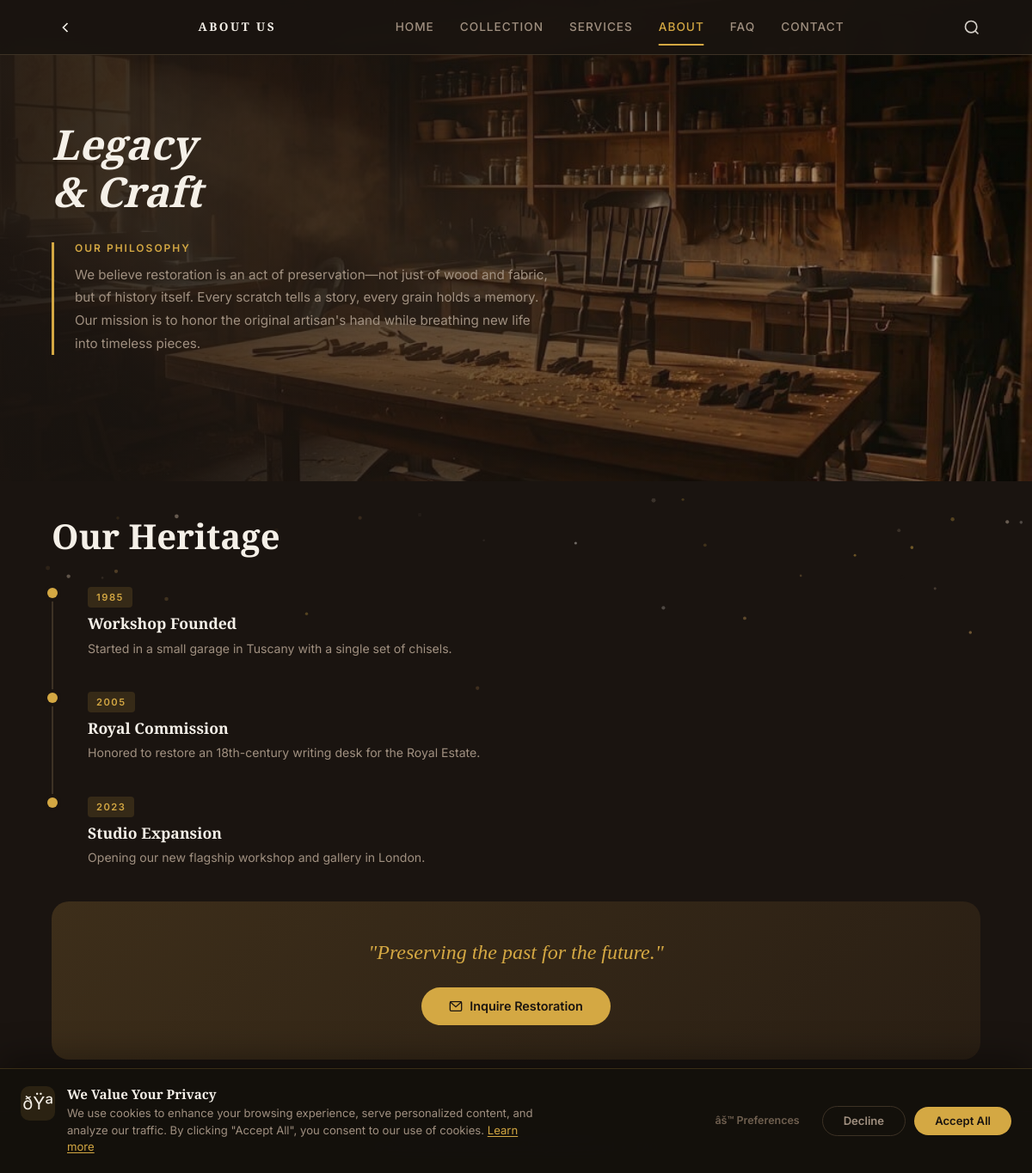
Page /about.php on the committed database.
### tables this page shows
CREATE TABLE IF NOT EXISTS `site_settings` (
    `id` INT AUTO_INCREMENT PRIMARY KEY,
    `setting_key` VARCHAR(100) NOT NULL UNIQUE,
    `setting_value` TEXT
);

CREATE TABLE IF NOT EXISTS `timeline_events` (
    `id` INT AUTO_INCREMENT PRIMARY KEY,
    `year` VARCHAR(10) NOT NULL,
    `title` VARCHAR(255) NOT NULL,
    `description` TEXT NOT NULL,
    `display_order` INT NOT NULL DEFAULT 0,
    `created_at` DATETIME DEFAULT CURRENT_TIMESTAMP
);

### config/database.php (called while the page is built, shortened)
<?php
function getDB() {
    static $pdo = null;
    if ($pdo === null) {
        $dsn = "mysql:host=" . DB_HOST . ";port=" . DB_PORT . ";dbname=" . DB_NAME . ";charset=" . DB_CHARSET;
        $options = [
            PDO::ATTR_ERRMODE            => PDO::ERRMODE_EXCEPTION,
            PDO::ATTR_DEFAULT_FETCH_MODE => PDO::FETCH_ASSOC,
            PDO::ATTR_EMULATE_PREPARES   => false,
        ];
        try {
            $pdo = new PDO($dsn, DB_USER, DB_PASS, $options);
        } catch (PDOException $e) {
            error_log("Antique Workshop DB Error: " . $e->getMessage());
            die("Database connection failed. Please make sure MySQL is running and the database has been set up.");
        }
        try {
            $pdo->exec("UPDATE `gallery_items` SET `image_path` = REPLACE(`image_path`, '.png', '.jpg') WHERE `image_path` LIKE '%.png'");
            $pdo->exec("UPDATE `services` SET `image_path` = REPLACE(`image_path`, '.png', '.jpg') WHERE `image_path` LIKE '%.png'");
        } catch (Exception $e) {
        }
        try {
            $pdo->exec("UPDATE `site_settings` SET `setting_value` = 'abdulla257893989@gmail.com' WHERE `setting_key` = 'email' AND `setting_value` = 'hello@antiqueworkshop.com'");
            $pdo->exec("UPDATE `site_settings` SET `setting_value` = 'Sargodha' WHERE `setting_key` = 'address_line1' AND `setting_value` = '123 Heritage Lane'");
            $pdo->exec("UPDATE `site_settings` SET `setting_value` = 'Punjab, Pakistan' WHERE `setting_key` = 'address_line2' AND `setting_value` = 'Craftsmanship City, CA 90210'");
            $pdo->exec("UPDATE `site_settings` SET `setting_value` = '' WHERE `setting_key` = 'phone' AND `setting_value` != ''");
            $pdo->exec("UPDATE `site_settings` SET `setting_value` = 'https://www.openstreetmap.org/export/embed.html?bbox=72.65%2C32.07%2C72.71%2C32.10&layer=mapnik&marker=32.0826%2C72.6796' WHERE `setting_key` = 'map_embed_url'");
            $pdo->exec("UPDATE `site_settings` SET `setting_value` = 'Mon-Sat, 9am - 6pm' WHERE `setting_key` = 'working_hours'");
        } catch (Exception $e) {
        }
    }
    return $pdo;
}
function getSetting($key, $default = '') {
    try {
        $db = getDB();
        $stmt = $db->prepare("SELECT setting_value FROM site_settings WHERE setting_key = ?");
        $stmt->execute([$key]);
        $result = $stmt->fetch();
        return $result ? $result['setting_value'] : $default;
    } catch (Exception $e) {
        return $default;
    }
}

### about.php (the view, shortened to what this page needs)
<?php
require_once 'config/database.php';
$db = getDB();
$timeline = $db->query("SELECT * FROM timeline_events ORDER BY display_order ASC")->fetchAll();
$philosophy = getSetting('philosophy_text', 'We believe restoration is an act of preservation.');
require_once 'includes/header.php';
?>
    <section class="about-hero-overlay">
        <div class="about-hero-content">
            <h2><em>Legacy<br>& Craft</em></h2>
            <div class="philosophy-block">
                <h4>Our Philosophy</h4>
                <p><?php echo htmlspecialchars($philosophy); ?></p>
            </div>
        </div>
    </section>
    <section class="timeline fade-up" aria-label="Our Heritage">
        <h2>Our Heritage</h2>
        <?php foreach ($timeline as $event): ?>
        <div class="timeline-item fade-up">
            <div class="timeline-dot"></div>
            <span class="timeline-year"><?php echo htmlspecialchars($event['year']); ?></span>
            <h3><?php echo htmlspecialchars($event['title']); ?></h3>
            <p><?php echo htmlspecialchars($event['description']); ?></p>
        </div>
        <?php endforeach; ?>
    </section>
    <div class="cta-banner fade-up">
        <p class="italic-quote">"Preserving the past for the future."</p>
        <a href="contact.php" class="btn btn-primary">
            <svg viewBox="0 0 24 24" fill="none" stroke="currentColor" stroke-width="2">
                <rect x="2" y="4" width="20" height="16" rx="2" />
                <polyline points="22,4 12,13 2,4" />
            </svg>
            Inquire Restoration
        </a>
    </div>
<?php require_once 'includes/footer.php'; ?>

### rows in the picture
site_settings: setting_value "We believe restoration is an act of preservation—not just of wood and fabric, but of history itself. Every scratch tells a story, every grain holds a memory. Our mission is to honor the original artisan's hand while breathing new life into timeless pieces."
timeline_events: year "1985", title "Workshop Founded", description "Started in a small garage in Tuscany with a single set of chisels."
timeline_events: year "2005", title "Royal Commission", description "Honored to restore an 18th-century writing desk for the Royal Estate."
timeline_events: year "2023", title "Studio Expansion", description "Opening our new flagship workshop and gallery in London."
